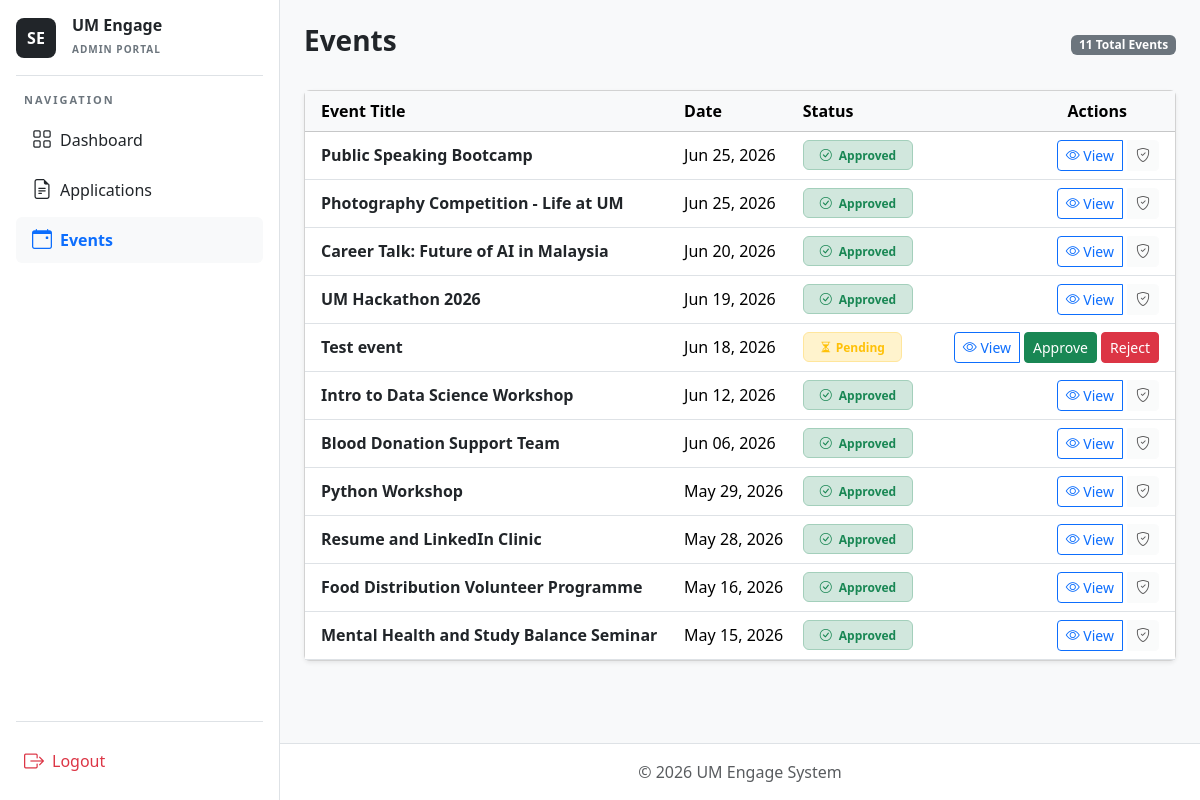
/admin-events/ (signed in), run on the app's committed database.
### core/models.py (models this page shows, shortened)
class Event(models.Model):
    APPROVAL_CHOICES = [
        ('Pending', 'Pending'),
        ('Approved', 'Approved'),
        ('Rejected', 'Rejected'),
    ]
    event_organizer = models.ForeignKey(User, on_delete=models.CASCADE, related_name='events')
    event_title = models.CharField(max_length=200)
    event_description = models.TextField()
    event_date = models.DateField()
    event_location = models.CharField(max_length=255)
    event_approval_status = models.CharField(
        max_length=20,
        choices=APPROVAL_CHOICES,
        default='Pending'
    )
    event_created_at = models.DateTimeField(auto_now_add=True)
    event_image = models.ImageField(upload_to='event_images/', blank=True, null=True)
    points_awarded = models.IntegerField(default=0)
    skill_tags = models.ManyToManyField('core.SkillTag', blank=True, related_name='events')
    event_capacity = models.PositiveIntegerField(
        default=0,
        help_text="Maximum number of attendees allowed"
    )
    event_category = models.CharField(max_length=100, default='General')

### core/views.py (the view)
# urls.py: path('admin-events/', views.admin_events, name='admin_events'),
@admin_required
@never_cache
def admin_events(request):
    all_events = Event.objects.all().order_by('-event_date')
    return render(request, 'admin_events.html', {'events': all_events})

### core/Template/admin_events.html (shortened to what this page needs)
{% extends "admin_base.html" %}
{% block content %}
<div class="d-flex justify-content-between align-items-center mb-4">
    <h3 class="fw-bold">Events</h3>
    <span class="badge bg-secondary">{{ events|length }} Total Events</span>
</div>
<div class="card shadow-sm">
    <div class="table-responsive">
        <table class="table table-hover align-middle mb-0">
            <thead class="table-light">
                <tr>
                    <th class="ps-3">Event Title</th>
                    <th>Date</th>
                    <th>Status</th>
                    <th class="text-end pe-5" style="width: 250px;">Actions</th>
                </tr>
            </thead>
            <tbody>
                {% for event in events %}
                <tr>
                    <td class="ps-3 fw-semibold text-dark">{{ event.event_title }}</td>
                    <td>{{ event.event_date|date:"M d, Y" }}</td>
                    <td>
                        {% if event.event_approval_status == 'Pending' %}
                            <span class="badge bg-warning-subtle text-warning border border-warning-subtle px-3 py-2"> <i class="bi bi-hourglass-split me-1"></i>Pending</span>
                        {% elif event.event_approval_status == 'Approved' %}
                            <span class="badge bg-success-subtle text-success border border-success-subtle px-3 py-2">
          <i class="bi bi-check-circle me-1"></i> Approved
        </span>
                        {% elif event.event_approval_status == 'Completed' %}
                            <span class="badge bg-info-subtle text-info border border-info-subtle px-3 py-2">
          <i class="bi bi-check2-circle me-1"></i> Completed
                        {% else %}
                           <span class="badge bg-danger-subtle text-danger border border-danger-subtle px-3 py-2">
          <i class="bi bi-x-circle me-1"></i> Rejected
        </span>
                        {% endif %}
                    </td>
                    <td class="text-end pe-3">
                        <div class="btn-group" role="group">
                            <button type="button" class="btn btn-outline-primary btn-sm" data-bs-toggle="modal" data-bs-target="#eventModal{{event.id}}">
                                <i class="bi bi-eye"></i> View
                            </button>
                            {% if event.event_approval_status == 'Pending' %}
                            <form action="{% url 'update_event_status' event.id %}" method="POST" class="d-inline ms-1">
                                <button name="status" type="submit" value="Approved" class="btn btn-success btn-sm" title="Approve">
                                    Approve</i>
                                </button>
                                <button name="status" type="submit" value="Rejected" class="btn btn-danger btn-sm" title="Reject">
                                    Reject</i>
                                </button>
                            </form>
                            {% else %}
                            <button class="btn btn-light btn-sm ms-1" disabled>
                                <i class="bi bi-shield-check"></i>
                            </button>
                            {% endif %}
                        </div>
                    </td>
                </tr>
                        <div class="modal fade" id="eventModal{{event.id}}" tabindex="-1" aria-labelledby="modalLabel{{event.id}}" aria-hidden="true">
                {% endfor %}
            </tbody>
        </table>
    </div>
</div>
{% endblock %}

### data on the page
Event: event_title "Public Speaking Bootcamp", event_date "Jun 25, 2026", event_approval_status "Approved" (drawn)
Event: event_title "Photography Competition - Life at UM", event_date "Jun 25, 2026", event_approval_status "Approved" (drawn)
Event: event_title "Career Talk: Future of AI in Malaysia", event_date "Jun 20, 2026", event_approval_status "Approved" (drawn)
Event: event_title "UM Hackathon 2026", event_date "Jun 19, 2026", event_approval_status "Approved" (drawn)
Event: event_title "Test event", event_date "Jun 18, 2026", event_approval_status "Pending" (drawn)
Event: event_title "Intro to Data Science Workshop", event_date "Jun 12, 2026", event_approval_status "Approved" (drawn)
Event: event_title "Blood Donation Support Team", event_date "Jun 06, 2026", event_approval_status "Approved" (drawn)
Event: event_title "Python Workshop", event_date "May 29, 2026", event_approval_status "Approved" (drawn)
Event: event_title "Resume and LinkedIn Clinic", event_date "May 28, 2026", event_approval_status "Approved" (drawn)
Event: event_title "Food Distribution Volunteer Programme", event_date "May 16, 2026", event_approval_status "Approved" (drawn)
Event: event_title "Mental Health and Study Balance Seminar", event_date "May 15, 2026", event_approval_status "Approved" (drawn)

### other printed values
{{ events|length }} "11"
